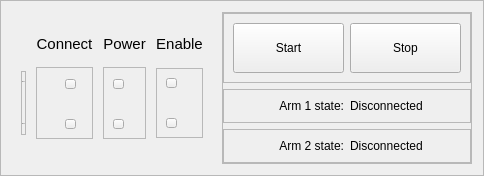
           <widget class="QFrame" name="fmCe_control">
            <property name="sizePolicy">
             <sizepolicy hsizetype="Preferred" vsizetype="Preferred">
              <horstretch>0</horstretch>
              <verstretch>0</verstretch>
             </sizepolicy>
            </property>
            <property name="minimumSize">
             <size>
              <width>0</width>
              <height>0</height>
             </size>
            </property>
            <property name="frameShape">
             <enum>QFrame::StyledPanel</enum>
            </property>
            <property name="frameShadow">
             <enum>QFrame::Raised</enum>
            </property>
            <property name="border_thin" stdset="0">
             <bool>true</bool>
            </property>
            <layout class="QHBoxLayout" name="horizontalLayout_29">
             <property name="spacing">
              <number>10</number>
             </property>
             <item>
              <widget class="QFrame" name="fmCe_status">
               <property name="sizePolicy">
                <sizepolicy hsizetype="Fixed" vsizetype="Minimum">
                 <horstretch>2</horstretch>
                 <verstretch>0</verstretch>
                </sizepolicy>
               </property>
               <property name="minimumSize">
                <size>
                 <width>0</width>
                 <height>0</height>
                </size>
               </property>
               <property name="maximumSize">
                <size>
                 <width>16777215</width>
                 <height>16777215</height>
                </size>
               </property>
               <property name="font">
                <font>
                 <family>Segoe UI</family>
                 <pointsize>-1</pointsize>
                 <weight>50</weight>
                 <italic>false</italic>
                 <bold>false</bold>
                </font>
               </property>
               <property name="border_thin" stdset="0">
                <bool>true</bool>
               </property>
               <layout class="QGridLayout" name="gridLayout">
                <property name="horizontalSpacing">
                 <number>10</number>
                </property>
                <property name="verticalSpacing">
                 <number>0</number>
                </property>
                <item row="3" column="6">
                 <widget class="QFrame" name="frame_9">
                  <property name="sizePolicy">
                   <sizepolicy hsizetype="Minimum" vsizetype="Maximum">
                    <horstretch>0</horstretch>
                    <verstretch>0</verstretch>
                   </sizepolicy>
                  </property>
                  <property name="frameShape">
                   <enum>QFrame::StyledPanel</enum>
                  </property>
                  <property name="frameShadow">
                   <enum>QFrame::Raised</enum>
                  </property>
                  <layout class="QVBoxLayout" name="verticalLayout_9">
                   <property name="spacing">
                    <number>30</number>
                   </property>
                   <item>
                    <widget class="QPushButton" name="led_arm_1_enable">
                     <property name="sizePolicy">
                      <sizepolicy hsizetype="Maximum" vsizetype="Maximum">
                       <horstretch>0</horstretch>
                       <verstretch>0</verstretch>
                      </sizepolicy>
                     </property>
                     <property name="minimumSize">
                      <size>
                       <width>0</width>
                       <height>0</height>
                      </size>
                     </property>
                     <property name="baseSize">
                      <size>
                       <width>0</width>
                       <height>0</height>
                      </size>
                     </property>
                     <property name="text">
                      <string/>
                     </property>
                     <property name="toggle" stdset="0">
                      <bool>false</bool>
                     </property>
                    </widget>
                   </item>
                   <item>
                    <widget class="QPushButton" name="led_arm_2_enable">
                     <property name="sizePolicy">
                      <sizepolicy hsizetype="Maximum" vsizetype="Maximum">
                       <horstretch>0</horstretch>
                       <verstretch>0</verstretch>
                      </sizepolicy>
                     </property>
                     <property name="minimumSize">
                      <size>
                       <width>0</width>
                       <height>0</height>
                      </size>
                     </property>
                     <property name="baseSize">
                      <size>
                       <width>0</width>
                       <height>0</height>
                      </size>
                     </property>
                     <property name="text">
                      <string/>
                     </property>
                     <property name="toggle" stdset="0">
                      <bool>false</bool>
                     </property>
                    </widget>
                   </item>
                  </layout>
                 </widget>
                </item>
                <item row="3" column="2">
                 <widget class="QFrame" name="frame_13">
                  <property name="sizePolicy">
                   <sizepolicy hsizetype="Minimum" vsizetype="Maximum">
                    <horstretch>0</horstretch>
                    <verstretch>0</verstretch>
                   </sizepolicy>
                  </property>
                  <property name="layoutDirection">
                   <enum>Qt::RightToLeft</enum>
                  </property>
                  <property name="frameShape">
                   <enum>QFrame::StyledPanel</enum>
                  </property>
                  <property name="frameShadow">
                   <enum>QFrame::Raised</enum>
                  </property>
                  <layout class="QVBoxLayout" name="verticalLayout_15">
                   <property name="spacing">
                    <number>30</number>
                   </property>
                   <property name="leftMargin">
                    <number>16</number>
                   </property>
                   <property name="topMargin">
                    <number>11</number>
                   </property>
                   <property name="rightMargin">
                    <number>16</number>
                   </property>
                   <item>
                    <widget class="QPushButton" name="led_arm_1_connect">
                     <property name="sizePolicy">
                      <sizepolicy hsizetype="Maximum" vsizetype="Maximum">
                       <horstretch>0</horstretch>
                       <verstretch>0</verstretch>
                      </sizepolicy>
                     </property>
                     <property name="minimumSize">
                      <size>
                       <width>0</width>
                       <height>0</height>
                      </size>
                     </property>
                     <property name="baseSize">
                      <size>
                       <width>0</width>
                       <height>0</height>
                      </size>
                     </property>
                     <property name="layoutDirection">
                      <enum>Qt::RightToLeft</enum>
                     </property>
                     <property name="text">
                      <string/>
                     </property>
                     <property name="flat">
                      <bool>false</bool>
                     </property>
                     <property name="toggle" stdset="0">
                      <bool>false</bool>
                     </property>
                    </widget>
                   </item>
                   <item>
                    <widget class="QPushButton" name="led_arm_2_connect">
                     <property name="sizePolicy">
                      <sizepolicy hsizetype="Maximum" vsizetype="Maximum">
                       <horstretch>0</horstretch>
                       <verstretch>0</verstretch>
                      </sizepolicy>
                     </property>
                     <property name="minimumSize">
                      <size>
                       <width>0</width>
                       <height>0</height>
                      </size>
                     </property>
                     <property name="baseSize">
                      <size>
                       <width>0</width>
                       <height>0</height>
                      </size>
                     </property>
                     <property name="text">
                      <string/>
                     </property>
                     <property name="toggle" stdset="0">
                      <bool>false</bool>
                     </property>
                    </widget>
                   </item>
                  </layout>
                 </widget>
                </item>
                <item row="3" column="1">
                 <widget class="QFrame" name="frame_11">
                  <property name="sizePolicy">
                   <sizepolicy hsizetype="Maximum" vsizetype="Maximum">
                    <horstretch>0</horstretch>
                    <verstretch>0</verstretch>
                   </sizepolicy>
                  </property>
                  <property name="frameShape">
                   <enum>QFrame::StyledPanel</enum>
                  </property>
                  <property name="frameShadow">
                   <enum>QFrame::Raised</enum>
                  </property>
                  <layout class="QVBoxLayout" name="verticalLayout_14">
                   <property name="spacing">
                    <number>40</number>
                   </property>
                   <property name="leftMargin">
                    <number>0</number>
                   </property>
                   <property name="rightMargin">
                    <number>0</number>
                   </property>
                   <item>
                    <widget class="QLabel" name="label_4">
                     <property name="sizePolicy">
                      <sizepolicy hsizetype="Maximum" vsizetype="Maximum">
                       <horstretch>0</horstretch>
                       <verstretch>0</verstretch>
                      </sizepolicy>
                     </property>
                     <property name="minimumSize">
                      <size>
                       <width>0</width>
                       <height>0</height>
                      </size>
                     </property>
                     <property name="maximumSize">
                      <size>
                       <width>16777215</width>
                       <height>16777215</height>
                      </size>
                     </property>
                     <property name="text">
                      <string>Arm 1</string>
                     </property>
                     <property name="alignment">
                      <set>Qt::AlignLeading|Qt::AlignLeft|Qt::AlignVCenter</set>
                     </property>
                    </widget>
                   </item>
                   <item>
                    <widget class="QLabel" name="label_5">
                     <property name="sizePolicy">
                      <sizepolicy hsizetype="Maximum" vsizetype="Maximum">
                       <horstretch>0</horstretch>
                       <verstretch>0</verstretch>
                      </sizepolicy>
                     </property>
                     <property name="text">
                      <string>Arm 2</string>
                     </property>
                     <property name="alignment">
                      <set>Qt::AlignLeading|Qt::AlignLeft|Qt::AlignVCenter</set>
                     </property>
                    </widget>
                   </item>
                  </layout>
                 </widget>
                </item>
                <item row="3" column="4">
                 <widget class="QFrame" name="frame_12">
                  <property name="sizePolicy">
                   <sizepolicy hsizetype="Minimum" vsizetype="Maximum">
                    <horstretch>0</horstretch>
                    <verstretch>0</verstretch>
                   </sizepolicy>
                  </property>
                  <property name="frameShape">
                   <enum>QFrame::StyledPanel</enum>
                  </property>
                  <property name="frameShadow">
                   <enum>QFrame::Raised</enum>
                  </property>
                  <layout class="QVBoxLayout" name="verticalLayout_11">
                   <property name="spacing">
                    <number>30</number>
                   </property>
                   <property name="topMargin">
                    <number>11</number>
                   </property>
                   <item>
                    <widget class="QPushButton" name="led_arm_1_power">
                     <property name="sizePolicy">
                      <sizepolicy hsizetype="Maximum" vsizetype="Maximum">
                       <horstretch>0</horstretch>
                       <verstretch>0</verstretch>
                      </sizepolicy>
                     </property>
                     <property name="minimumSize">
                      <size>
                       <width>0</width>
                       <height>0</height>
                      </size>
                     </property>
                     <property name="baseSize">
                      <size>
                       <width>0</width>
                       <height>0</height>
                      </size>
                     </property>
                     <property name="text">
                      <string/>
                     </property>
                     <property name="toggle" stdset="0">
                      <bool>false</bool>
                     </property>
                    </widget>
                   </item>
                   <item>
                    <widget class="QPushButton" name="led_arm_2_power">
                     <property name="sizePolicy">
                      <sizepolicy hsizetype="Maximum" vsizetype="Maximum">
                       <horstretch>0</horstretch>
                       <verstretch>0</verstretch>
                      </sizepolicy>
                     </property>
                     <property name="minimumSize">
                      <size>
                       <width>0</width>
                       <height>0</height>
                      </size>
                     </property>
                     <property name="baseSize">
                      <size>
                       <width>0</width>
                       <height>0</height>
                      </size>
                     </property>
                     <property name="text">
                      <string/>
                     </property>
                     <property name="toggle" stdset="0">
                      <bool>false</bool>
                     </property>
                    </widget>
                   </item>
                  </layout>
                 </widget>
                </item>
                <item row="0" column="4">
                 <widget class="QLabel" name="label_8">
                  <property name="sizePolicy">
                   <sizepolicy hsizetype="Minimum" vsizetype="Maximum">
                    <horstretch>0</horstretch>
                    <verstretch>0</verstretch>
                   </sizepolicy>
                  </property>
                  <property name="font">
                   <font>
                    <family>Segoe UI</family>
                    <pointsize>11</pointsize>
                    <weight>50</weight>
                    <italic>false</italic>
                    <bold>false</bold>
                   </font>
                  </property>
                  <property name="text">
                   <string>Power</string>
                  </property>
                  <property name="alignment">
                   <set>Qt::AlignCenter</set>
                  </property>
                 </widget>
                </item>
                <item row="0" column="6">
                 <widget class="QLabel" name="label_7">
                  <property name="sizePolicy">
                   <sizepolicy hsizetype="Minimum" vsizetype="Maximum">
                    <horstretch>0</horstretch>
                    <verstretch>0</verstretch>
                   </sizepolicy>
                  </property>
                  <property name="font">
                   <font>
                    <family>Segoe UI</family>
                    <pointsize>11</pointsize>
                    <weight>50</weight>
                    <italic>false</italic>
                    <bold>false</bold>
                   </font>
                  </property>
                  <property name="text">
                   <string>Enable</string>
                  </property>
                  <property name="alignment">
                   <set>Qt::AlignCenter</set>
                  </property>
                 </widget>
                </item>
                <item row="0" column="2">
                 <widget class="QLabel" name="label_6">
                  <property name="sizePolicy">
                   <sizepolicy hsizetype="Minimum" vsizetype="Maximum">
                    <horstretch>0</horstretch>
                    <verstretch>0</verstretch>
                   </sizepolicy>
                  </property>
                  <property name="font">
                   <font>
                    <family>Segoe UI</family>
                    <pointsize>11</pointsize>
                    <weight>50</weight>
                    <italic>false</italic>
                    <bold>false</bold>
                   </font>
                  </property>
                  <property name="text">
                   <string>Connect</string>
                  </property>
                  <property name="alignment">
                   <set>Qt::AlignCenter</set>
                  </property>
                 </widget>
                </item>
               </layout>
              </widget>
             </item>
             <item>
              <widget class="QFrame" name="fmCe_btn">
               <property name="sizePolicy">
                <sizepolicy hsizetype="Minimum" vsizetype="Minimum">
                 <horstretch>3</horstretch>
                 <verstretch>0</verstretch>
                </sizepolicy>
               </property>
               <property name="minimumSize">
                <size>
                 <width>250</width>
                 <height>0</height>
                </size>
               </property>
               <property name="maximumSize">
                <size>
                 <width>16777215</width>
                 <height>16777215</height>
                </size>
               </property>
               <property name="frameShape">
                <enum>QFrame::StyledPanel</enum>
               </property>
               <property name="frameShadow">
                <enum>QFrame::Raised</enum>
               </property>
               <property name="border_thin" stdset="0">
                <bool>true</bool>
               </property>
               <layout class="QVBoxLayout" name="verticalLayout_13">
                <property name="leftMargin">
                 <number>0</number>
                </property>
                <property name="topMargin">
                 <number>0</number>
                </property>
                <property name="rightMargin">
                 <number>0</number>
                </property>
                <property name="bottomMargin">
                 <number>0</number>
                </property>
                <item>
                 <widget class="QFrame" name="frame">
                  <property name="frameShape">
                   <enum>QFrame::StyledPanel</enum>
                  </property>
                  <property name="frameShadow">
                   <enum>QFrame::Raised</enum>
                  </property>
                  <layout class="QHBoxLayout" name="horizontalLayout_24" stretch="0,0">
                   <item>
                    <widget class="QPushButton" name="btn_start">
                     <property name="sizePolicy">
                      <sizepolicy hsizetype="Minimum" vsizetype="Fixed">
                       <horstretch>0</horstretch>
                       <verstretch>0</verstretch>
                      </sizepolicy>
                     </property>
                     <property name="minimumSize">
                      <size>
                       <width>0</width>
                       <height>50</height>
                      </size>
                     </property>
                     <property name="maximumSize">
                      <size>
                       <width>16777215</width>
                       <height>50</height>
                      </size>
                     </property>
                     <property name="text">
                      <string>Start</string>
                     </property>
                     <property name="icon">
                      <iconset resource="resource.qrc">
                       <normaloff>:/images/images/start.png</normaloff>:/images/images/start.png</iconset>
                     </property>
                     <property name="iconSize">
                      <size>
                       <width>30</width>
                       <height>30</height>
                      </size>
                     </property>
                    </widget>
                   </item>
                   <item>
                    <widget class="QPushButton" name="btn_stop">
                     <property name="sizePolicy">
                      <sizepolicy hsizetype="Minimum" vsizetype="Fixed">
                       <horstretch>0</horstretch>
                       <verstretch>0</verstretch>
                      </sizepolicy>
                     </property>
                     <property name="minimumSize">
                      <size>
                       <width>0</width>
                       <height>50</height>
                      </size>
                     </property>
                     <property name="maximumSize">
                      <size>
                       <width>16777215</width>
                       <height>50</height>
                      </size>
                     </property>
                     <property name="text">
                      <string>Stop</string>
                     </property>
                     <property name="icon">
                      <iconset resource="resource.qrc">
                       <normaloff>:/images/images/stop-button.png</normaloff>:/images/images/stop-button.png</iconset>
                     </property>
                     <property name="iconSize">
                      <size>
                       <width>30</width>
                       <height>30</height>
                      </size>
                     </property>
                    </widget>
                   </item>
                  </layout>
                 </widget>
                </item>
                <item>
                 <widget class="QFrame" name="frame_10">
                  <property name="frameShape">
                   <enum>QFrame::StyledPanel</enum>
                  </property>
                  <property name="frameShadow">
                   <enum>QFrame::Raised</enum>
                  </property>
                  <layout class="QHBoxLayout" name="horizontalLayout_15">
                   <item>
                    <widget class="QLabel" name="label_3">
                     <property name="sizePolicy">
                      <sizepolicy hsizetype="Minimum" vsizetype="Maximum">
                       <horstretch>0</horstretch>
                       <verstretch>0</verstretch>
                      </sizepolicy>
                     </property>
                     <property name="text">
                      <string>Arm 1 state:</string>
                     </property>
                     <property name="alignment">
                      <set>Qt::AlignRight|Qt::AlignTrailing|Qt::AlignVCenter</set>
                     </property>
                    </widget>
                   </item>
                   <item>
                    <widget class="QLabel" name="lb_arm_1_state">
                     <property name="sizePolicy">
                      <sizepolicy hsizetype="Minimum" vsizetype="Maximum">
                       <horstretch>0</horstretch>
                       <verstretch>0</verstretch>
                      </sizepolicy>
                     </property>
                     <property name="text">
                      <string>Disconnected</string>
                     </property>
                     <property name="alignment">
                      <set>Qt::AlignLeading|Qt::AlignLeft|Qt::AlignVCenter</set>
                     </property>
                    </widget>
                   </item>
                  </layout>
                 </widget>
                </item>
                <item>
                 <widget class="QFrame" name="frame_8">
                  <property name="frameShape">
                   <enum>QFrame::StyledPanel</enum>
                  </property>
                  <property name="frameShadow">
                   <enum>QFrame::Raised</enum>
                  </property>
                  <layout class="QHBoxLayout" name="horizontalLayout_20">
                   <item>
                    <widget class="QLabel" name="label_10">
                     <property name="sizePolicy">
                      <sizepolicy hsizetype="Minimum" vsizetype="Maximum">
                       <horstretch>0</horstretch>
                       <verstretch>0</verstretch>
                      </sizepolicy>
                     </property>
                     <property name="text">
                      <string>Arm 2 state:</string>
                     </property>
                     <property name="alignment">
                      <set>Qt::AlignRight|Qt::AlignTrailing|Qt::AlignVCenter</set>
                     </property>
                    </widget>
                   </item>
                   <item>
                    <widget class="QLabel" name="lb_arm_2_state">
                     <property name="sizePolicy">
                      <sizepolicy hsizetype="Minimum" vsizetype="Maximum">
                       <horstretch>0</horstretch>
                       <verstretch>0</verstretch>
                      </sizepolicy>
                     </property>
                     <property name="text">
                      <string>Disconnected</string>
                     </property>
                     <property name="alignment">
                      <set>Qt::AlignLeading|Qt::AlignLeft|Qt::AlignVCenter</set>
                     </property>
                    </widget>
                   </item>
                  </layout>
                 </widget>
                </item>
               </layout>
              </widget>
             </item>
            </layout>
           </widget>
